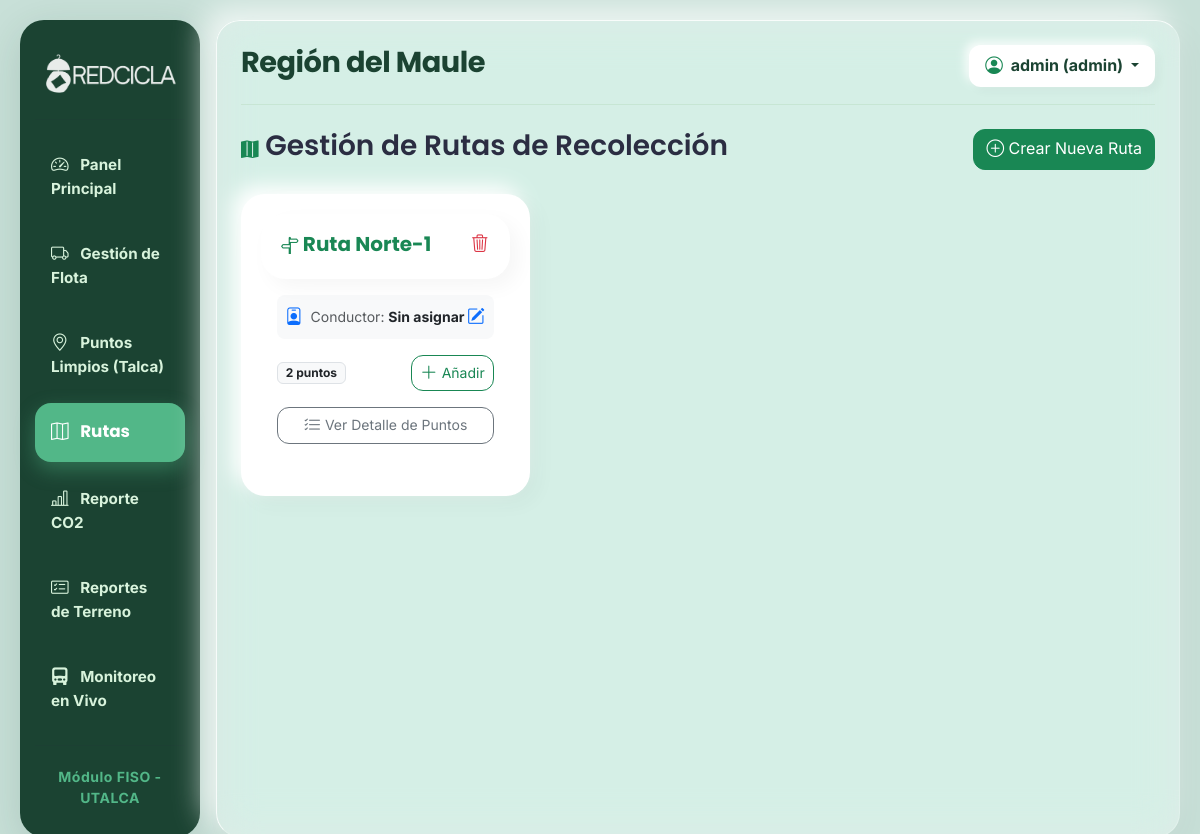
Page /rutas (signed in) on the earlier database version.
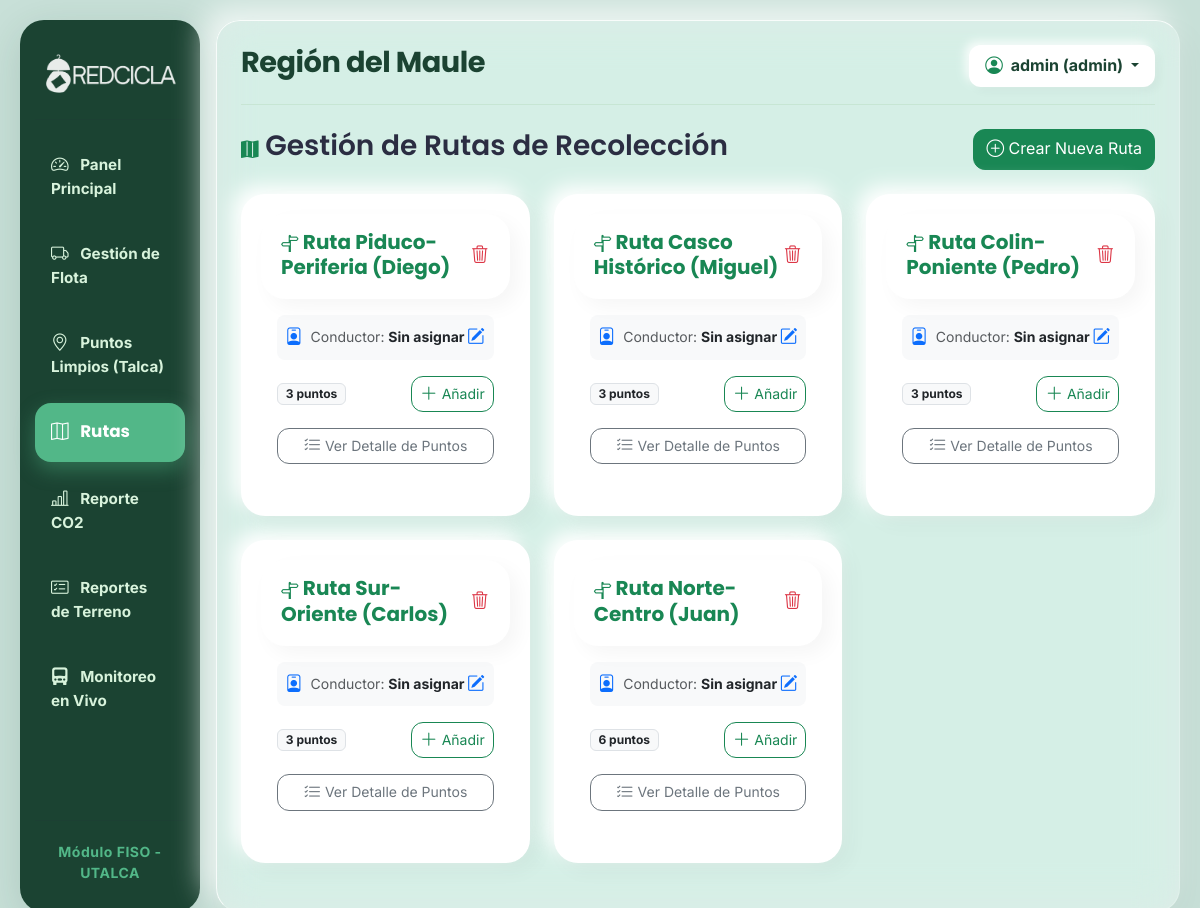
Same page on the later database version.
### tables this page shows
CREATE TABLE rutas (id INTEGER PRIMARY KEY AUTOINCREMENT, zona_id INTEGER, nombre TEXT NOT NULL, FOREIGN KEY(zona_id) REFERENCES zonas(id));

### main.py (the view)
@app.route('/rutas')
def gestionar_rutas():
    if 'usuario_nombre' not in session:
        return redirect(url_for('login'))
    conexion = sqlite3.connect(DB_PATH)
    cursor = conexion.cursor()
    cursor.execute('''
        SELECT r.id, r.nombre, e.nombre_completo
        FROM rutas r
        LEFT JOIN empleados e ON r.conductor_id = e.id
        ORDER BY r.id DESC
    ''')
    rutas_db = cursor.fetchall()
    lista_rutas = []
    for r in rutas_db:
        ruta_id = r[0]
        cursor.execute("SELECT id, direccion FROM puntos_reciclaje WHERE ruta_id = ?", (ruta_id,))
        puntos_asociados = cursor.fetchall()
        lista_rutas.append({
            "id": ruta_id,
            "nombre": r[1],
            "conductor": r[2] if r[2] else "Sin asignar",
            "puntos": puntos_asociados
        })
    cursor.execute("SELECT id, direccion FROM puntos_reciclaje WHERE ruta_id IS NULL AND estado = 1")
    puntos_libres = cursor.fetchall()
    cursor.execute("SELECT id, nombre_completo FROM empleados WHERE rol = 'Conductor' AND estado = 1")
    conductores = cursor.fetchall()
    conexion.close()
    return render_template('rutas.html', rutas=lista_rutas, puntos_libres=puntos_libres, conductores=conductores)

### templates/rutas.html (shortened to what this page needs)
{% extends 'base.html' %}
{% block content %}
<div class="d-flex justify-content-between align-items-center mb-4">
    <h3><i class="bi bi-map-fill text-success"></i> Gestión de Rutas de Recolección</h3>
    <button class="btn btn-success" data-bs-toggle="modal" data-bs-target="#modalNuevaRuta">
        <i class="bi bi-plus-circle"></i> Crear Nueva Ruta
    </button>
</div>
<div class="row">
    {% for ruta in rutas %}
    <div class="col-md-6 col-lg-4 mb-4">
        <div class="card border-0 shadow-sm h-100">
            <div class="card-header bg-white border-0 d-flex justify-content-between align-items-center pt-3">
                <h5 class="card-title mb-0 text-success fw-bold">
                    <i class="bi bi-signpost-split"></i> {{ ruta.nombre }}
                </h5>
                <form action="/rutas/eliminar/{{ ruta.id }}" method="POST" onsubmit="return confirm('¿Estás seguro de eliminar esta ruta? Los puntos quedarán libres.');">
                    <button type="submit" class="btn btn-link text-danger p-0">
                        <i class="bi bi-trash3"></i>
                    </button>
                </form>
            </div>
            <div class="card-body">
                <div class="mb-3 p-2 bg-light rounded-3 d-flex justify-content-between align-items-center">
                    <div class="small">
                        <i class="bi bi-person-badge text-primary me-1"></i>
                        <span class="text-muted">Conductor:</span>
                        <strong class="text-dark">{{ ruta.conductor }}</strong>
                    </div>
                    <button class="btn btn-sm btn-link text-primary p-0" data-bs-toggle="modal" data-bs-target="#modalEditConductor{{ ruta.id }}">
                        <i class="bi bi-pencil-square"></i>
                    </button>
                </div>
                <div class="d-flex justify-content-between align-items-center mb-3">
                    <span class="badge bg-light text-dark border">{{ ruta.puntos|length }} puntos</span>
                    <button class="btn btn-sm btn-outline-success" data-bs-toggle="modal" data-bs-target="#modalAddPunto{{ ruta.id }}">
                        <i class="bi bi-plus-lg"></i> Añadir
                    </button>
                </div>
                <button class="btn btn-sm btn-outline-secondary w-100 mb-3" type="button" data-bs-toggle="collapse" data-bs-target="#puntosRuta{{ ruta.id }}">
                    <i class="bi bi-list-check"></i> Ver Detalle de Puntos
                </button>
            </div>
        </div>
    </div>
    {% endfor %}
</div>
{% endblock %}

Differences in the rows shown:
added rutas: nombre "Ruta Piduco-Periferia (Diego)", conductor "Sin asignar", puntos|length "3"
added rutas: nombre "Ruta Casco Histórico (Miguel)", conductor "Sin asignar", puntos|length "3"
added rutas: nombre "Ruta Colin-Poniente (Pedro)", conductor "Sin asignar", puntos|length "3"
added rutas: nombre "Ruta Sur-Oriente (Carlos)", conductor "Sin asignar", puntos|length "3"
changed rutas: nombre "Ruta Norte-1" → "Ruta Norte-Centro (Juan)"; puntos|length "2" → "6"
